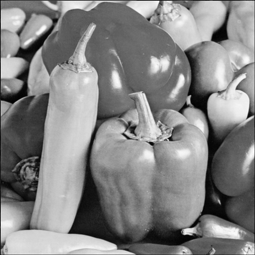
#> input picture ProblemSet2/peppers.png, 255 x 255 px
$ python weston_millar_ps2.py   (older library calls are emulated)
#> lines starting #> are read from the running program, lines starting #| are printed output that depends on the picture
#!/usr/bin/env python2
# -*- coding: utf-8 -*-
"""
Created on Sat Sep 30 14:15:26 2017

@author: westonmillar
"""


import numpy as np,sys
import cv2
import matplotlib.pyplot as plt
import scipy
from scipy import misc, ndimage
import skimage
from skimage import data, io, filters, data_dir
import skimage.io as io
from skimage.io import imread_collection

im1=misc.imread('peppers.png')
#> im1 is the input picture: shape (255, 255); min 0, max 255, mean 132.5
im1b=skimage.filters.gaussian(im1,3)
#misc.imsave('blurtest.png', im1_blur)
im1f=np.fft.fft2(im1)
im1fs=np.fft.fftshift(im1f)
im1fm=20*np.log(np.abs(im1fs))
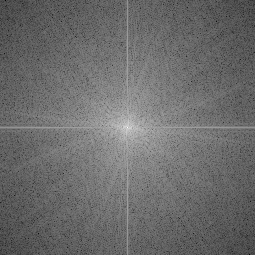
#> im1fm: shape (255, 255) float64; min 15.95, max 319.4, mean 144.5; drawn with min black and max white
plt.subplot(121),plt.imshow(im1b,cmap='gray')
plt.axis('off')
plt.subplot(122),plt.imshow(im1fm,cmap='gray')
plt.axis('off')
plt.show()

im2=misc.imread('lowcontrast.jpg')
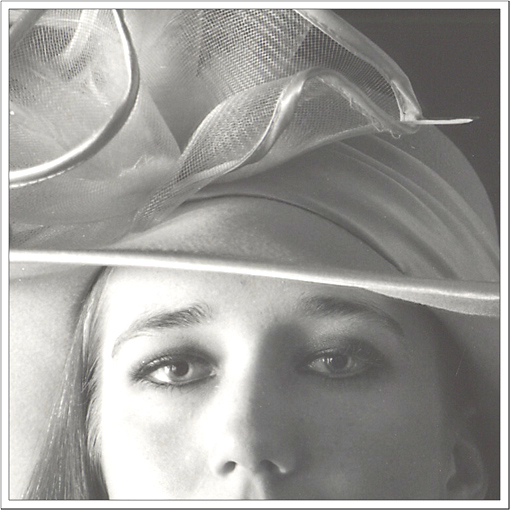
#> input picture ProblemSet2/lowcontrast.jpg, 511 x 511 px
#> im2 is the input picture: shape (511, 511, 3); mean R, G, B 158.2, 157.2, 154
h,bins=np.histogram(im2.flatten(),256,[0,256])
#> h = 256 values, max 73930 at index 255, min 0 at index 0, mean 3060; bins = 257 values from 0 to 256
cdf=h.cumsum()
#> cdf = 256 values from 0 to 783363
cdf_n=np.ma.masked_equal(cdf,0)
cdf_n2=(cdf_n-cdf_n.min())*255/(cdf_n.max()-cdf_n.min())
cdf2=np.ma.filled(cdf_n2,0).astype('uint8')
#> cdf2 = 256 values from 0 to 255
im2c=cdf2[im2]
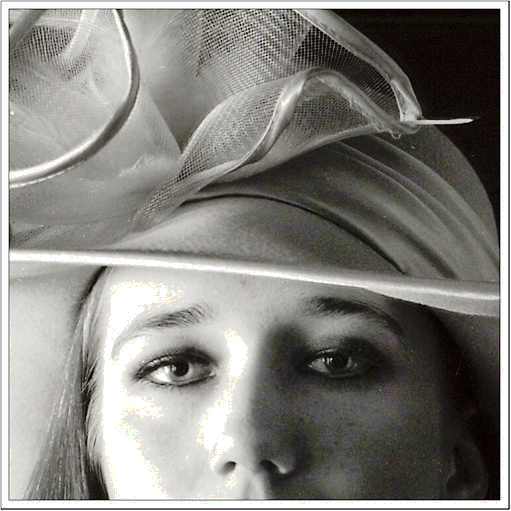
#> im2c: shape (511, 511, 3); mean R, G, B 131.6, 130, 125.2
plt.subplot(121),plt.imshow(im2,cmap='gray')
plt.axis('off')
plt.subplot(122),plt.imshow(im2c,cmap='gray')
plt.axis('off')
plt.show()

im3=misc.imread('einstein.png',flatten=1)
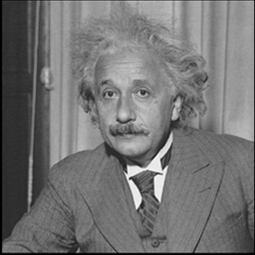
#> input picture ProblemSet2/einstein.png, 255 x 255 px
#> im3: shape (255, 255) float32; min 0, max 255, mean 115.4
g=np.array([1,4,6,4,1])
b=np.array([1,1,1])
s=np.array([-1,0,1])
im3gv=ndimage.convolve1d(im3,g,axis=1)
im3gh=ndimage.convolve1d(im3,g,axis=0)
im3bv=ndimage.convolve1d(im3,b,axis=1)
im3bh=ndimage.convolve1d(im3,b,axis=0)
im3sv=ndimage.convolve1d(im3,s,axis=1)
im3sh=ndimage.convolve1d(im3,s,axis=0)
#misc.imsave('zgaussv.png',im3gv)
#misc.imsave('zgaussh.png',im3gh)
plt.subplot(131),plt.imshow(im3,cmap='gray')
plt.axis('off')
plt.subplot(132),plt.imshow(im3gv,cmap='gray')
plt.axis('off')
plt.subplot(133),plt.imshow(im3gh,cmap='gray')
plt.axis('off')
plt.show()
plt.subplot(131),plt.imshow(im3,cmap='gray')
plt.axis('off')
plt.subplot(132),plt.imshow(im3bv,cmap='gray')
plt.axis('off')
plt.subplot(133),plt.imshow(im3bh,cmap='gray')
plt.axis('off')
plt.show()
plt.subplot(131),plt.imshow(im3,cmap='gray')
plt.axis('off')
plt.subplot(132),plt.imshow(im3sv,cmap='gray')
plt.axis('off')
plt.subplot(133),plt.imshow(im3sh,cmap='gray')
plt.axis('off')
plt.show()

# [5 lines of commented-out code are left out]

im4flat=misc.imread('zebra.png',flatten=1)
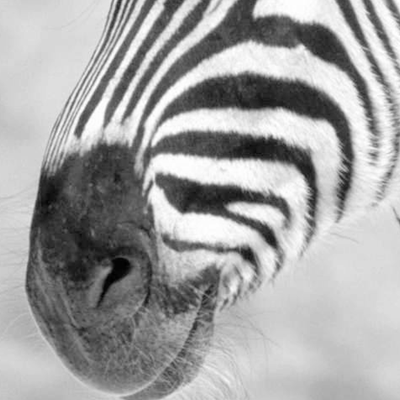
#> input picture ProblemSet2/zebra.png, 400 x 400 px
#> im4flat: shape (400, 400) float32; min 0, max 255, mean 163
im4sv=ndimage.convolve1d(im4flat,s,axis=1)
im4sh=ndimage.convolve1d(im4flat,s,axis=0)
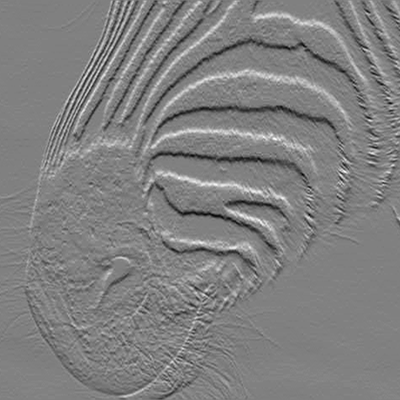
#> im4sh: shape (400, 400) float32; min -112, max 110, mean 0; drawn with min black and max white
im4m_custom=np.hypot(im4sh,im4sv)
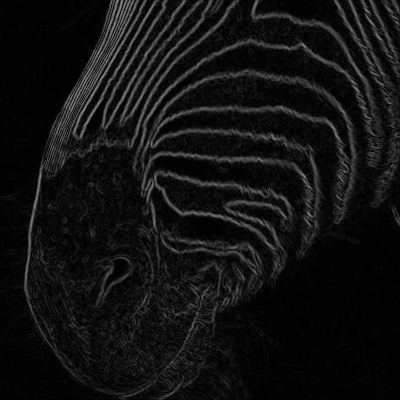
#> im4m_custom: shape (400, 400) float32; min 0, max 150, mean 17.4

# [5 lines of commented-out code are left out]

plt.imshow(im4m_custom,cmap='gray')
plt.axis('off')
